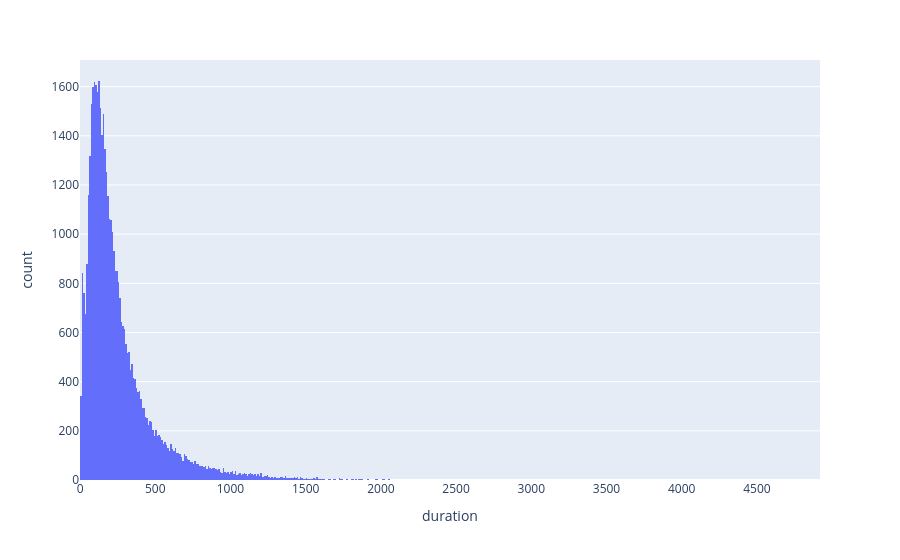

Notebook code for this chart:
### Code cell
px.histogram(bank, x="duration") # y - liczba obserwacji

### Figure 1 — Plotly figure (JSON) as saved in the notebook; plotly's stock layout.template omitted (floating-point values rounded to 4 significant figures; data arrays with more than 128 entries replaced by an {"elided": "..."} marker saying what was removed)
{"data": [{"bingroup": "x", "hovertemplate": "duration=%{x}<br>count=%{y}<extra></extra>", "legendgroup": "", "marker": {"color": "#636efa", "pattern": {"shape": ""}}, "name": "", "orientation": "v", "showlegend": false, "type": "histogram", "x": {"elided": "45211 int values"}, "xaxis": "x", "yaxis": "y"}], "layout": {"barmode": "relative", "legend": {"tracegroupgap": 0}, "margin": {"t": 60}, "xaxis": {"anchor": "y", "domain": [0, 1], "title": {"text": "duration"}}, "yaxis": {"anchor": "x", "domain": [0, 1], "title": {"text": "count"}}}}
